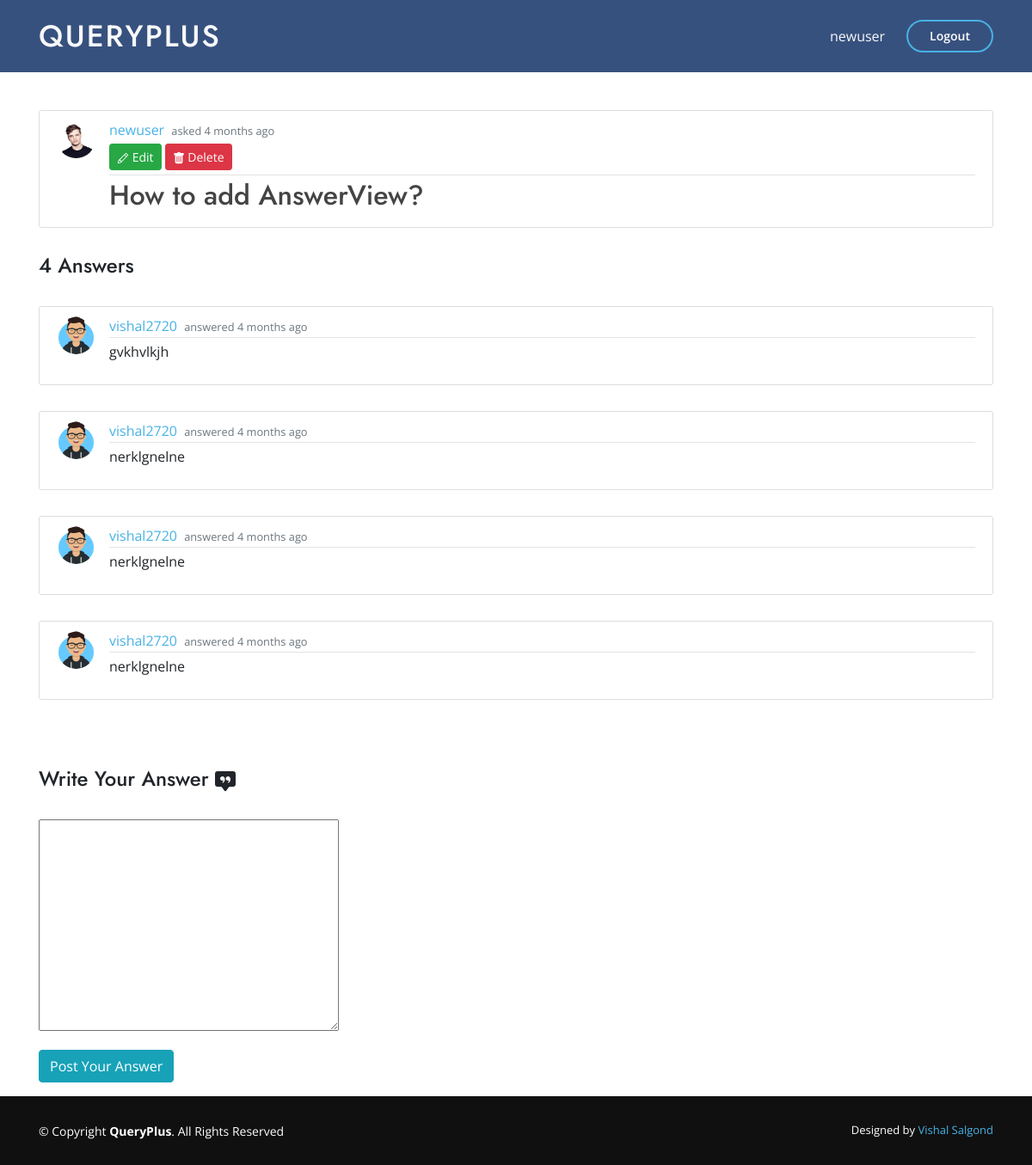
Screenshot of /question/8/ (signed in) with the database file from the repository.
### main_app/models.py (models this page shows, shortened)
class Question(models.Model):
    question = RichTextField()
    date_posted = models.DateTimeField(auto_now_add=True)
    author = models.ForeignKey(User, on_delete=models.CASCADE)

class Profile(models.Model):
    user = models.OneToOneField(User, on_delete=models.CASCADE)
    image = models.ImageField(default='default.jpg',upload_to='profile_pics')

class Answer(models.Model):
    content = RichTextField(blank=True, null=True)
    date_posted = models.DateTimeField(default=timezone.now)
    author = models.ForeignKey(User, on_delete=models.CASCADE)
    answered_to = models.ForeignKey(Question, on_delete=models.CASCADE)

### main_app/views.py (the view, shortened to what this page needs)
# urls.py: path('question/<int:pk>/', QuestionDetailView.as_view(), name='question-detail'),
class QuestionDetailView(DetailView):
    model = Question
    def get_context_data(self, *args, **kwargs):
        context = super(QuestionDetailView,
             self).get_context_data(*args, **kwargs)
        context["form"] = AnswerForm()
        context["answers"] = Answer.objects.filter(answered_to=context["question"])
        context["count"] =  Answer.objects.filter(answered_to=context["question"]).count()
        return context

### main_app/forms.py
class AnswerForm(forms.ModelForm):
    class Meta:
        model = Answer
        fields = ["content"]

### main_app/templates/main_app/question_detail.html (shortened to what this page needs)
{% extends "main_app/base.html" %}
{% load crispy_forms_tags %}
{% load i18n %}
{% block content %}
    <div class="container">
    <article class="media content-section mt-5">
        <img class="rounded-circle article-img" src="{{ object.author.profile.image.url }}" alt="user_image">
        <div class="media-body">
        <div class="article-metadata">
            <a class="mr-1" href="{% url 'user-profile' question.author.username %}">{{ question.author }}</a>
            <small class="text-muted">asked {{ question.date_posted|timesince }} ago</small>
            {% if question.author == user %}
                <div>
                    <a class="btn btn-success btn-sm mt-1 mb-1" href="{% url 'question-update' object.id %}">
                        Edit</a>
                    <a class="btn btn-danger btn-sm mt-1 mb-1" href="{% url 'question-delete' object.id %}">
                        Delete</a>
                </div>
            {% endif %}
        </div>
            <h2 class="article-title">{{ question.question|safe }}</h2>
        </div>
    </article>
    <br>
    {% if count  %}
        {% for ans in answers %}
            <article class="media content-section">
                <img class="rounded-circle article-img" src="{{ ans.author.profile.image.url }}" alt="">
                <div class="media-body">
                <div class="article-metadata">
                    <a class="mr-1" href="{% url 'user-profile' ans.author.username %}">{{ ans.author }}</a>
                    <small class="text-muted">answered {{ ans.date_posted|timesince }} ago</small>
                </div>
                <p>{{ ans.content|safe }}</p>
                </div>
            </article>
        {% endfor %}
    {% endif %}
    <form method="POST">
        <fieldset class="form-group">
            {% if count  %}
                <h4 class="mt-5">Write Your Answer
                </h4>
                <br>
            {% else %}
                <h4 class="mt-5">Be the first one to Answer</h4>
                <br>
            {% endif %}
            <div>
                {{ form.content|safe }} {{ form.media }}
            </div>
        </fieldset>
        <div class="form-group">
            <button class="btn btn-info" type="submit">Post Your Answer</button>
        </div>
    </form>
</div>
{% endblock content %}

### main_app/templates/main_app/base.html (shortened to what this page needs)
{% load static %}
<!DOCTYPE html>
<html>
<head>
    <link rel="stylesheet" href="{% static 'main_app/vendor/bootstrap/css/bootstrap.min.css' %}">
    <link rel="stylesheet" href="{% static 'main_app/vendor/icofont/icofont.min.css' %}">
    <link rel="stylesheet" href="{% static 'main_app/vendor/boxicons/css/boxicons.min.css' %}">
    <link rel="stylesheet" href="{% static 'main_app/vendor/remixicon/remixicon.css' %}">
    <link rel="stylesheet" href="{% static 'main_app/vendor/venobox/venobox.css' %}">
    <link rel="stylesheet" href="{% static 'main_app/vendor/owl.carousel/assets/owl.carousel.min.css' %}">
    <link rel="stylesheet" href="{% static 'main_app/vendor/aos/aos.css' %}">
    <link rel="stylesheet" type="text/css" href="{% static 'main_app/main.css' %}">
    <link rel="stylesheet" href="https://cdnjs.cloudflare.com/ajax/libs/font-awesome/4.7.0/css/font-awesome.min.css">
</head>
<body>
  <header id="header" class="fixed-top">
    <div class="container d-flex align-items-center mb-2 mt-2">
      <h1 class="logo mr-auto"><a class="text-light" href="{% url 'home' %}">QueryPlus</a></h1>
      {%if user.is_authenticated %}
        <a href="{% url 'profile' %}" class="text-light scrollto">{{ user.username }}</a>
        <a href="" data-toggle="modal" data-target="#logoutModal" class="get-started-btn scrollto">Logout</a>
      {% else %}
        <a href="{% url 'login' %}" class="get-started-btn scrollto">Sign In</a>
        <a href="{% url 'register' %}" class="get-started-btn scrollto">Create Account</a>
      {% endif %}
    </div>
  </header>
  {% block content %}
  {% endblock %}
  <footer id="footer">
    <div class="container footer-bottom">
      <div class="copyright">
        &copy; Copyright <strong><span>QueryPlus</span></strong>. All Rights Reserved
      </div>
      <div class="credits">
        Designed by <a href="">Vishal Salgond</a>
      </div>
    </div>
  </footer>
</body>
</html>

### main_app/static/main_app/main.css (style rules this page uses)
body { background: white; margin-top: 5rem; font-family: 'Open Sans', sans-serif; }
h1, h2, h3, h4, h5, h6 { font-family: "Jost", sans-serif; }
a { color: #47b2e4; }
#header { transition: all 0.5s; z-index: 997; padding: 15px 0; background: #37517e; }
#header .logo { font-size: 35px; color: white; margin: 0; padding: 0; line-height: 1; font-weight: 500; letter-spacing: 2px; text-transform: uppercase; }
#header .logo a { color:black; }
.get-started-btn { margin-left: 25px; color: #fff; border-radius: 50px; padding: 6px 25px 7px 25px; white-space: nowrap; transition: 0.3s; font-size: 14px; display: inline-block; border: 2px solid #47b2e4; font-weight: 600; }
.content-section { background: #ffffff; padding: 10px 20px; border: 1px solid #dddddd; border-radius: 3px; margin-bottom: 30px; }
.article-title { color: #444444; }
.article-img { height: 45px; width: 45px; margin-right: 16px; }
.article-metadata { padding-bottom: 1px; margin-bottom: 4px; border-bottom: 1px solid #e3e3e3 }
#footer { height: 80px; bottom: 0px; left: 0px; right: 0px; margin-bottom: 0px; font-size: 14px; background: #101010 ; }
#footer .footer-bottom { padding-top: 30px; padding-bottom: 30px; color: #fff; }
#footer .copyright { float: left; }
#footer .credits { float: right; font-size: 13px; }
#footer .credits a { transition: 0.3s; }

### rows the page displays
Question: author.profile.image (picture), author "newuser", date_posted "4 months", question "How to add AnswerView?"
Answer: author.profile.image (picture), author "vishal2720", date_posted "4 months", content "gvkhvlkjh"
Answer: author.profile.image (picture), author "vishal2720", date_posted "4 months", content "nerklgnelne"
Answer: author.profile.image (picture), author "vishal2720", date_posted "4 months", content "nerklgnelne"
Answer: author.profile.image (picture), author "vishal2720", date_posted "4 months", content "nerklgnelne"

### other values shown
{{ user.username }} "newuser"
